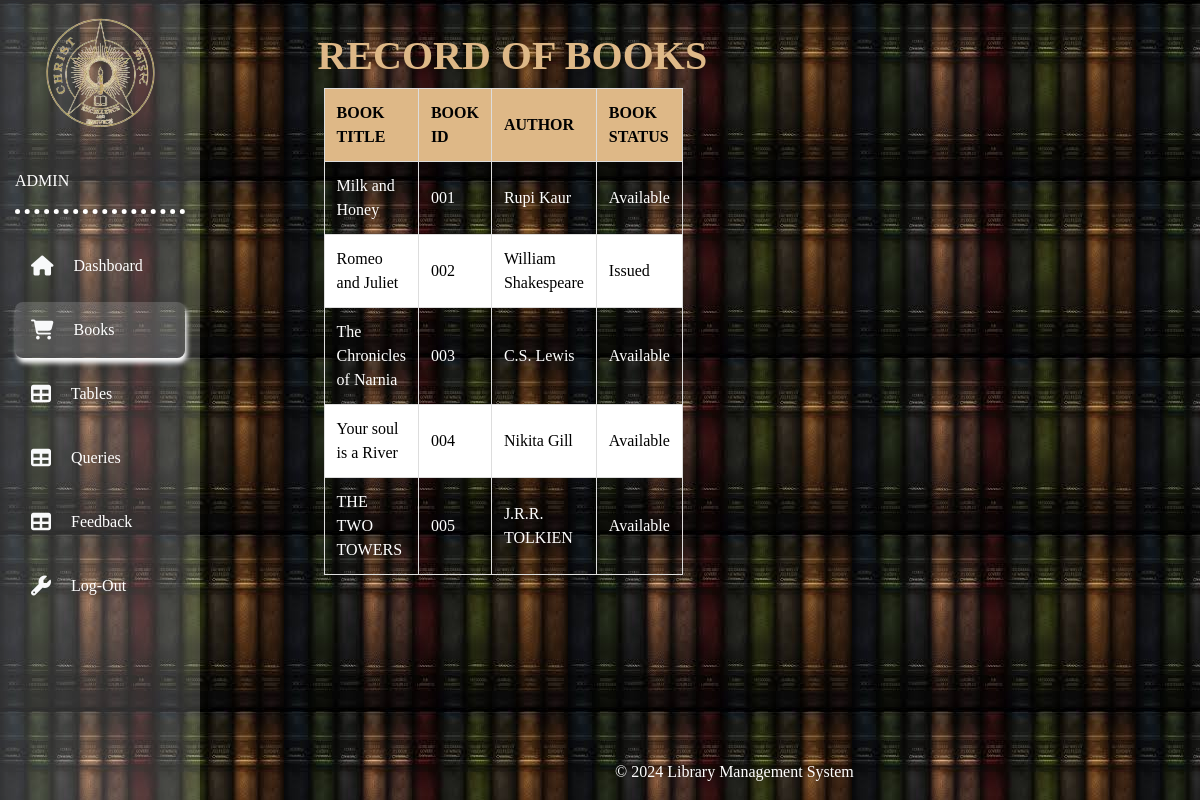
Page /adminbooks/ on the earlier database version.
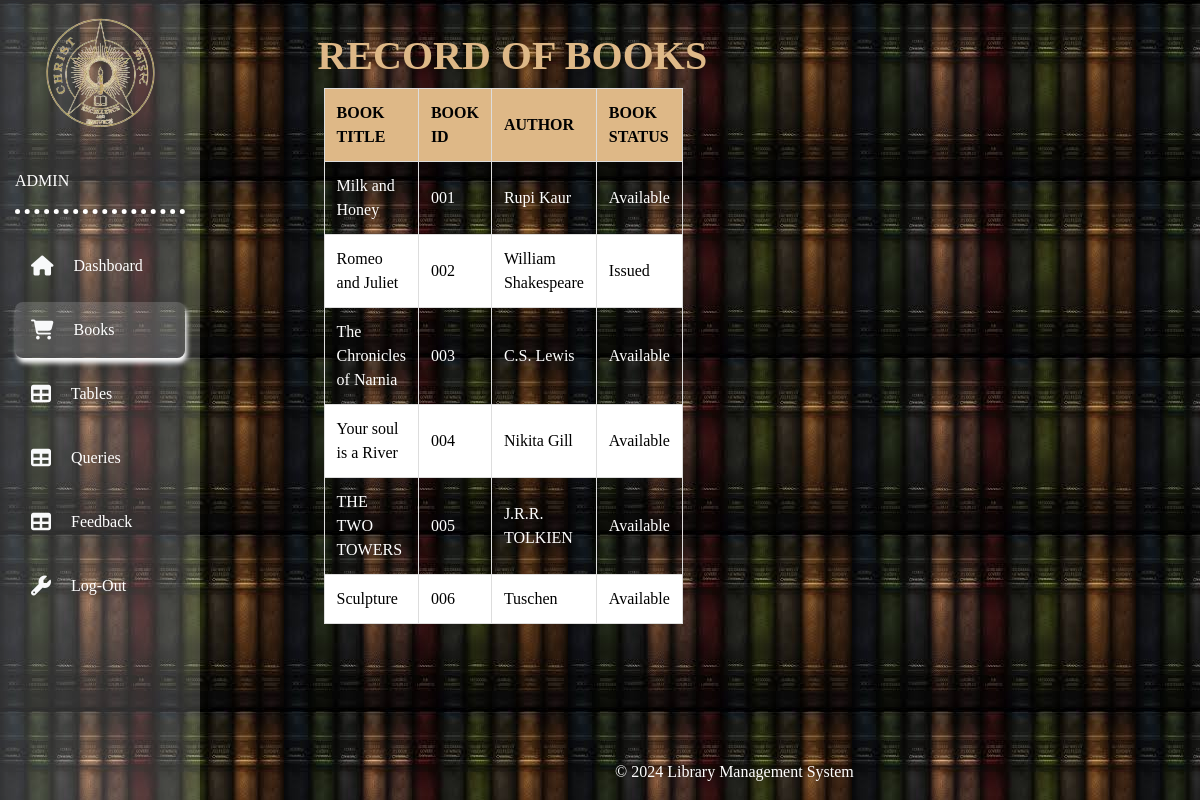
Same page on the later database version.
### librarian/models.py (models this page shows)
class books(models.Model):
    BookId= models.CharField(max_length=200)
    BookName=models.CharField(max_length=200)
    Author=models.CharField(max_length=200)
    BookStatus= models.CharField(max_length=200)

### librarian/views.py (the view)
# urls.py: path('adminbooks/',adminBooks,name='adminbooks'),
def adminBooks(request):
    bookk=books.objects.all()
    return render(request,'admin/admin_books.html',{'book':bookk})

### templates/admin/admin_books.html (shortened to what the changed rows need)
{% load static %}
<!doctype html>
<html lang="en">
<head>
    <link rel="stylesheet" href="https://cdnjs.cloudflare.com/ajax/libs/font-awesome/6.5.1/css/all.min.css" />
    <link rel="stylesheet" href="https://stackpath.bootstrapcdn.com/bootstrap/4.3.1/css/bootstrap.min.css"
>
    <link rel="stylesheet" href="{% static 'styles\user.css' %}">
</head>
<body style="background-image: url('/static/Images/image1.jpg'); font-family: 'Times New Roman', Times, serif;">
    <section>
        <div class="container-fluid">
            <div class="row mb-5">
                <div class="col-xl-12 col-lg-9 col-md-8 ml-auto">
                    <div class="row align-items-center" style="margin-left: 20%;">
                        <div class="col-xl-6 col-12 mb-4 mb-xl-0">
                            <h1><b style="color: burlywood; margin-left: 12%;">RECORD OF BOOKS</b></h1>
                            <div class="container">
                                <table>
                                    <thead>
                                        <tr>
                                            <th>BOOK TITLE</th>
                                            <th>BOOK ID</th>
                                            <th>AUTHOR</th>
                                            <th>BOOK STATUS</th>
                                        </tr>
                                    </thead>
                                    <tbody>
                                        <tr>
                                          {% for b in book %}
                                            <td>{{b.BookName}}</td>
                                            <td>{{b.BookId}}</td>
                                            <td>{{b.Author}}</td>
                                            <td>{{b.BookStatus}}</td>
                                        </tr>
                                        {% endfor %}
                                    </tbody>
                                </table>
                            </div>
                        </div>
                    </div>
                </div>
            </div>
    </section>
</body>
</html>

Differences in the rows shown:
added books: BookName "Sculpture", BookId "006", Author "Tuschen", BookStatus "Available"
